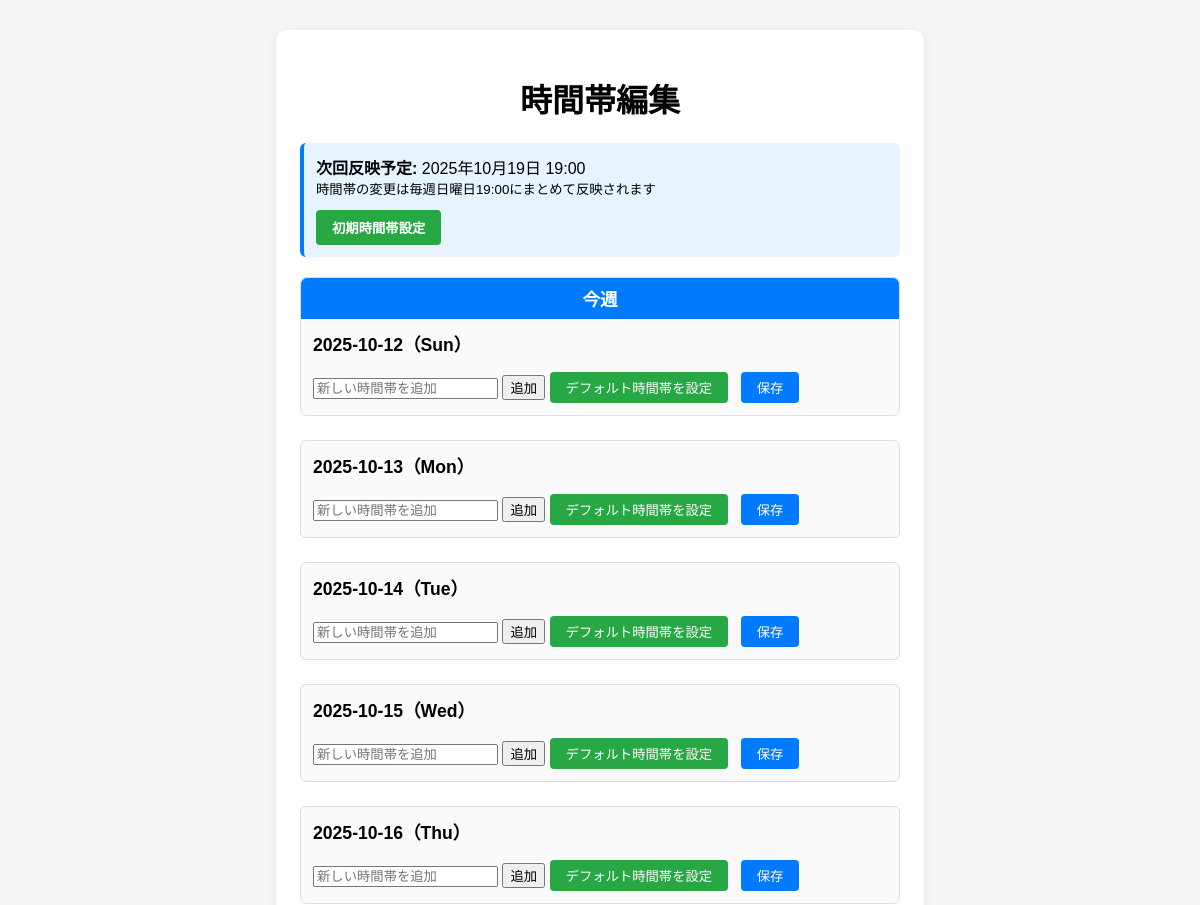
/admin (upper part), run on an earlier commit of the app's database.
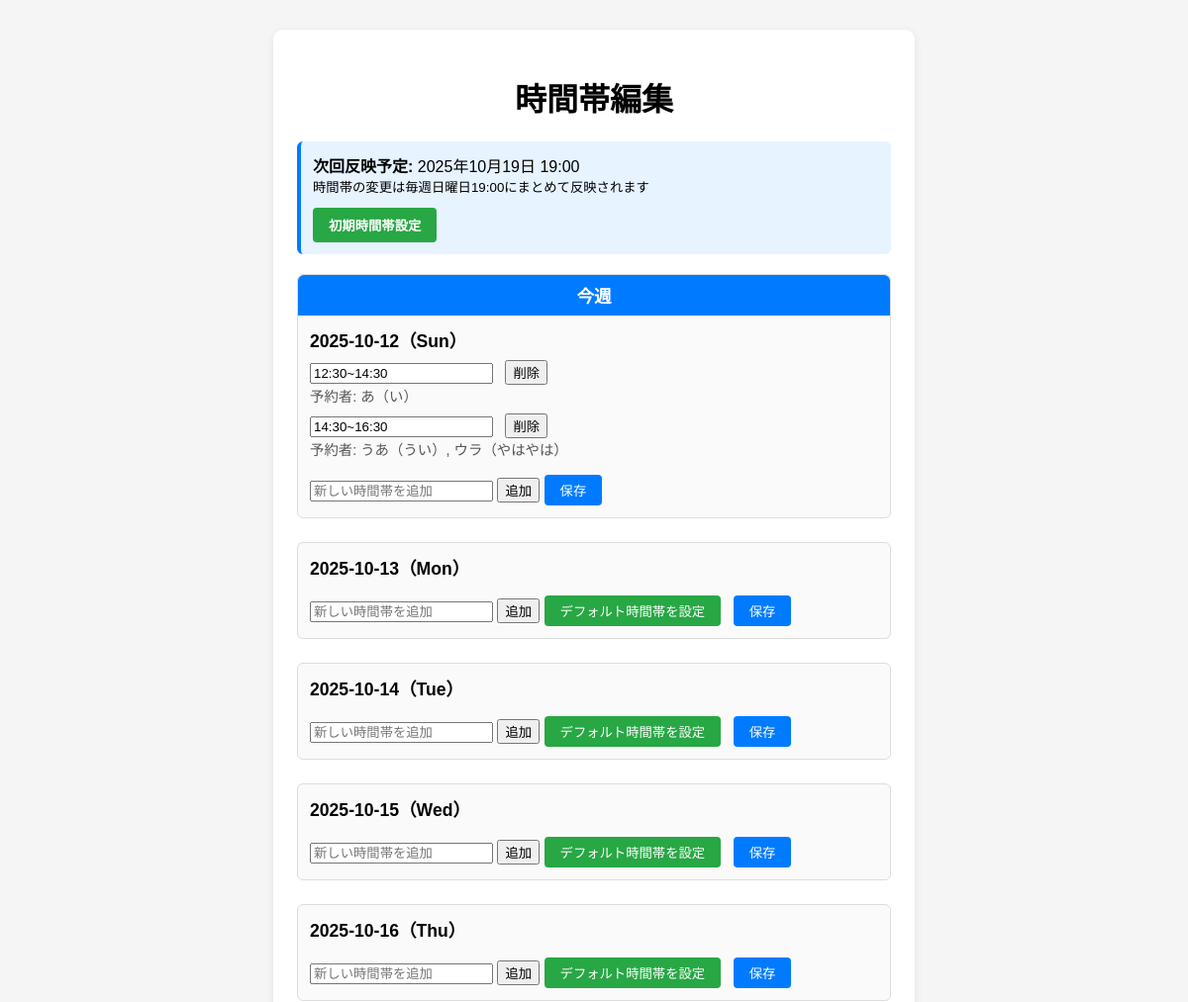
And on a later commit of the database.
### app.py (models this page shows, shortened)
class TimeSlot(db.Model):
    id = db.Column(db.Integer, primary_key=True)
    date_key = db.Column(db.String(20), nullable=False)
    slot = db.Column(db.String(50), nullable=False)

class PracticeRequest(db.Model):
    id = db.Column(db.Integer, primary_key=True)
    date_key = db.Column(db.String(20), nullable=False)  # "YYYY-M-D"
    user_name = db.Column(db.String(50), nullable=False)
    band_name = db.Column(db.String(100), nullable=False)  # バンド名フィールドを追加
    time_slot = db.Column(db.String(50), nullable=False)

### app.py (the view, shortened to what this page needs)
@app.route('/admin')
def admin():
    today = date.today()
    days_since_sunday = today.weekday() + 1  # 月曜日=0なので+1して日曜日=0にする
    if days_since_sunday == 7:  # 日曜日の場合は0にする
        days_since_sunday = 0
    current_week_sunday = today - timedelta(days=days_since_sunday)
    week_dates = []
    week_labels = ['今週', '来週', '再来週']
    for week in range(3):  # 3週間
        week_start = current_week_sunday + timedelta(weeks=week)
        for day in range(7):  # 日曜日から土曜日まで
            current_date = week_start + timedelta(days=day)
            date_info = {
                'date': current_date,
                'week_label': week_labels[week] if day == 0 else None
            }
            week_dates.append(date_info)
    practice_users = {}
    time_slots = {}
    all_slots = TimeSlot.query.all()
    for slot in all_slots:
        if slot.date_key not in time_slots:
            time_slots[slot.date_key] = []
        time_slots[slot.date_key].append(slot.slot)
    pending_changes = {}
    all_changes = TimeSlotChange.query.all()
    for d_info in week_dates:
        d = d_info['date']  # 実際の日付オブジェクトを取得
        date_key = f"{d.year}-{d.month}-{d.day}"
        slots = time_slots.get(date_key, [])
        users_per_slot = {slot: [] for slot in slots}
        requests = PracticeRequest.query.filter_by(date_key=date_key).all()
        for req in requests:
            if req.time_slot in users_per_slot:
                user_info = {
                    'name': req.user_name,
                    'band_name': req.band_name
                }
                users_per_slot[req.time_slot].append(user_info)
        practice_users[date_key] = users_per_slot
    next_sunday = current_week_sunday + timedelta(weeks=1)
    next_update_time = datetime.combine(next_sunday, datetime.min.time().replace(hour=19, minute=0))
    return render_template('admin.html',
                         week_dates=week_dates,
                         time_slots=time_slots,
                         practice_users=practice_users,
                         get_default_slots=get_default_slots,
                         pending_changes=pending_changes,
                         next_update_time=next_update_time)

### templates/admin.html (shortened to what this page needs)
<!DOCTYPE html>
<html lang="ja">
<head>
</head>
<body>
    <div class="container">
        <h1>時間帯編集</h1>
        <div style="background: #e7f3ff; padding: 12px; border-radius: 6px; margin-bottom: 20px; border-left: 4px solid #007bff;">
            <strong>次回反映予定:</strong> {{ next_update_time.strftime('%Y年%m月%d日 %H:%M') }}<br>
            <small>時間帯の変更は毎週日曜日19:00にまとめて反映されます</small>
            <div style="margin-top: 12px;">
                <button id="initialize-slots-btn" style="background: #28a745; color: white; border: none; padding: 8px 16px; border-radius: 4px; cursor: pointer; font-weight: bold;">
                    初期時間帯設定
                </button>
            </div>
        </div>
        {% for d_info in week_dates %}
        {% set d = d_info.date %}
        <div class="date-block" data-date="{{ d.strftime('%Y-%m-%d') }}">
            {% if d.weekday() == 6 and d_info.week_label %}
            <div style="background: #007bff; color: white; padding: 8px; margin: -12px -12px 12px -12px; border-radius: 6px 6px 0 0; text-align: center; font-weight: bold; font-size: 1.1em;">
                {{ d_info.week_label }}
            </div>
            {% endif %}
            <div class="date-label">{{ d.strftime('%Y-%m-%d（%a）') }}</div>
            <ul class="time-list">
                {% set date_key = d.year ~ '-' ~ d.month ~ '-' ~ d.day %}
                {% set slots = pending_changes.get(date_key, time_slots.get(date_key, [])) %}
                {% for slot in slots %}
                <li>
                    <input type="text" value="{{ slot }}" class="slot-input">
                    <button class="edit-btn del-btn">削除</button>
                    <div class="slot-users">
                        {% set users = practice_users[date_key][slot] if date_key in practice_users and slot in practice_users[date_key] else [] %}
                        {% if users|length > 0 %}
                            予約者:
                            {% for user in users %}
                                {% if user is mapping and user.name and user.band_name %}
                                    {{ user.name }}（{{ user.band_name }}）{% if not loop.last %}, {% endif %}
                                {% elif user is string %}
                                    {{ user }}{% if not loop.last %}, {% endif %}
                                {% endif %}
                            {% endfor %}
                        {% endif %}
                    </div>
                </li>
                {% endfor %}
            </ul>
            <input type="text" class="new-slot-input" placeholder="新しい時間帯を追加">
            <button class="add-btn">追加</button>
            {% if not slots %}
            <button class="default-btn" style="background: #28a745; color: white; border: none; padding: 6px 16px; border-radius: 4px; cursor: pointer; margin-right: 8px;">デフォルト時間帯を設定</button>
            {% endif %}
            <button class="save-btn">保存</button>
        </div>
        {% endfor %}
    </div>
</body>
</html>

What changed in the data, as far as the page shows it:
added TimeSlot: slot "12:30~14:30", name "あ", band_name "い"
added TimeSlot: slot "14:30~16:30"
added PracticeRequest: name "うあ", band_name "うい"
added PracticeRequest: name "ウラ", band_name "やはやは"
Also different on the page:
list line gone: "デフォルト時間帯を設定"
